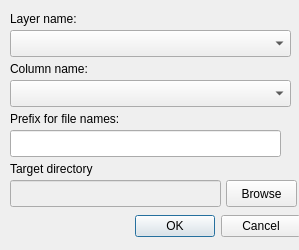
<?xml version="1.0" encoding="UTF-8"?>
<ui version="4.0">
 <class>AttributeSplitDialogBase</class>
 <widget class="QDialog" name="AttributeSplitDialogBase">
  <property name="geometry">
   <rect>
    <x>0</x>
    <y>0</y>
    <width>299</width>
    <height>250</height>
   </rect>
  </property>
  <property name="windowTitle">
   <string>Attribute Split</string>
  </property>
  <widget class="QDialogButtonBox" name="button_box">
   <property name="geometry">
    <rect>
     <x>20</x>
     <y>210</y>
     <width>281</width>
     <height>32</height>
    </rect>
   </property>
   <property name="orientation">
    <enum>Qt::Horizontal</enum>
   </property>
   <property name="standardButtons">
    <set>QDialogButtonBox::Cancel|QDialogButtonBox::Ok</set>
   </property>
  </widget>
  <widget class="QLabel" name="label">
   <property name="geometry">
    <rect>
     <x>10</x>
     <y>10</y>
     <width>91</width>
     <height>17</height>
    </rect>
   </property>
   <property name="text">
    <string>Layer name:</string>
   </property>
  </widget>
  <widget class="QLabel" name="label_2">
   <property name="geometry">
    <rect>
     <x>10</x>
     <y>60</y>
     <width>151</width>
     <height>17</height>
    </rect>
   </property>
   <property name="text">
    <string>Column name:</string>
   </property>
  </widget>
  <widget class="QComboBox" name="LayerCombo">
   <property name="geometry">
    <rect>
     <x>10</x>
     <y>30</y>
     <width>281</width>
     <height>27</height>
    </rect>
   </property>
  </widget>
  <widget class="QLineEdit" name="BaseEdit">
   <property name="geometry">
    <rect>
     <x>10</x>
     <y>130</y>
     <width>271</width>
     <height>27</height>
    </rect>
   </property>
  </widget>
  <widget class="QComboBox" name="ColumnCombo">
   <property name="geometry">
    <rect>
     <x>10</x>
     <y>80</y>
     <width>281</width>
     <height>27</height>
    </rect>
   </property>
  </widget>
  <widget class="QLabel" name="label_3">
   <property name="geometry">
    <rect>
     <x>10</x>
     <y>110</y>
     <width>151</width>
     <height>17</height>
    </rect>
   </property>
   <property name="text">
    <string>Prefix for file names:</string>
   </property>
  </widget>
  <widget class="QLabel" name="label_4">
   <property name="geometry">
    <rect>
     <x>10</x>
     <y>160</y>
     <width>141</width>
     <height>17</height>
    </rect>
   </property>
   <property name="text">
    <string>Target directory</string>
   </property>
  </widget>
  <widget class="QLineEdit" name="DirectoryEdit">
   <property name="enabled">
    <bool>false</bool>
   </property>
   <property name="geometry">
    <rect>
     <x>10</x>
     <y>180</y>
     <width>211</width>
     <height>27</height>
    </rect>
   </property>
   <property name="readOnly">
    <bool>true</bool>
   </property>
  </widget>
  <widget class="QPushButton" name="BrowseButton">
   <property name="geometry">
    <rect>
     <x>226</x>
     <y>180</y>
     <width>71</width>
     <height>27</height>
    </rect>
   </property>
   <property name="text">
    <string>Browse</string>
   </property>
  </widget>
 </widget>
 <resources/>
 <connections>
  <connection>
   <sender>button_box</sender>
   <signal>accepted()</signal>
   <receiver>AttributeSplitDialogBase</receiver>
   <slot>accept()</slot>
   <hints>
    <hint type="sourcelabel">
     <x>20</x>
     <y>20</y>
    </hint>
    <hint type="destinationlabel">
     <x>20</x>
     <y>20</y>
    </hint>
   </hints>
  </connection>
  <connection>
   <sender>button_box</sender>
   <signal>rejected()</signal>
   <receiver>AttributeSplitDialogBase</receiver>
   <slot>reject()</slot>
   <hints>
    <hint type="sourcelabel">
     <x>20</x>
     <y>20</y>
    </hint>
    <hint type="destinationlabel">
     <x>20</x>
     <y>20</y>
    </hint>
   </hints>
  </connection>
 </connections>
</ui>
